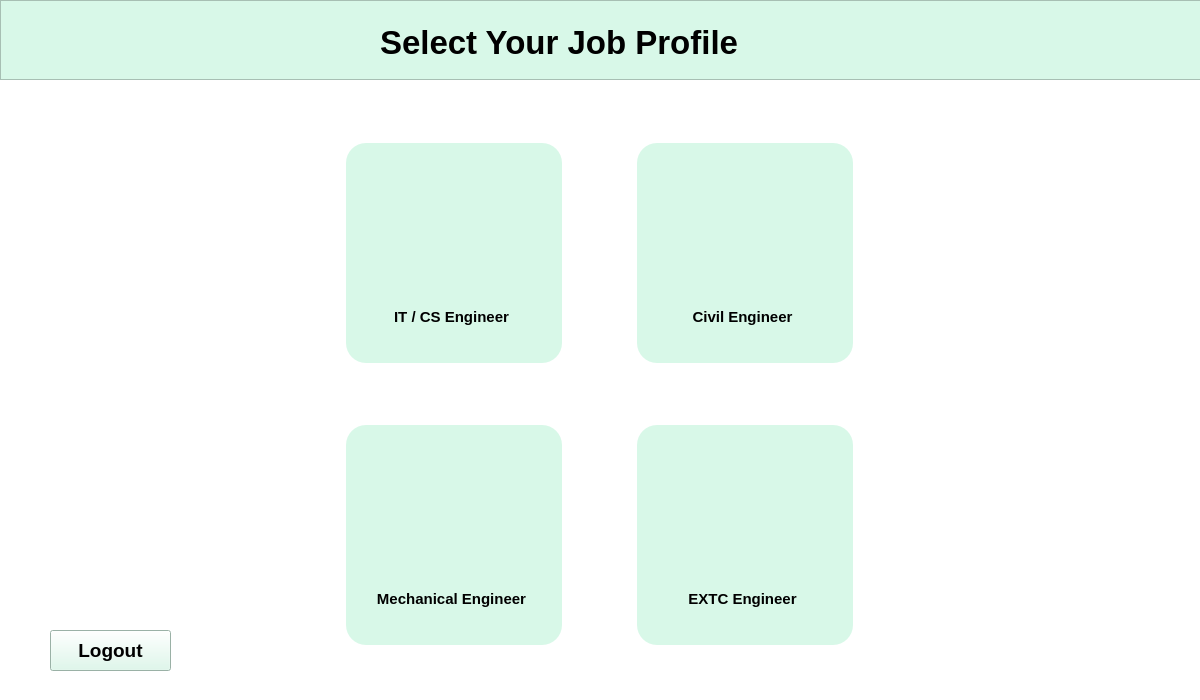
<?xml version="1.0" encoding="UTF-8"?>
<ui version="4.0">
 <class>Userdashboard</class>
 <widget class="QDialog" name="Userdashboard">
  <property name="geometry">
   <rect>
    <x>0</x>
    <y>0</y>
    <width>1200</width>
    <height>700</height>
   </rect>
  </property>
  <property name="windowTitle">
   <string>Dialog</string>
  </property>
  <property name="styleSheet">
   <string notr="true">background: #FFFFFF;</string>
  </property>
  <property name="sizeGripEnabled">
   <bool>false</bool>
  </property>
  <widget class="QFrame" name="frame">
   <property name="geometry">
    <rect>
     <x>0</x>
     <y>0</y>
     <width>1201</width>
     <height>80</height>
    </rect>
   </property>
   <property name="styleSheet">
    <string notr="true">background: #D8F8E8;</string>
   </property>
   <property name="frameShape">
    <enum>QFrame::StyledPanel</enum>
   </property>
   <property name="frameShadow">
    <enum>QFrame::Raised</enum>
   </property>
   <widget class="QLabel" name="lbl_jp">
    <property name="geometry">
     <rect>
      <x>380</x>
      <y>17</y>
      <width>491</width>
      <height>51</height>
     </rect>
    </property>
    <property name="font">
     <font>
      <pointsize>25</pointsize>
      <weight>75</weight>
      <bold>true</bold>
     </font>
    </property>
    <property name="styleSheet">
     <string notr="true">color: #00000
</string>
    </property>
    <property name="text">
     <string>Select Your Job Profile</string>
    </property>
   </widget>
  </widget>
  <widget class="QFrame" name="frm_cmp">
   <property name="geometry">
    <rect>
     <x>346</x>
     <y>143</y>
     <width>216</width>
     <height>220</height>
    </rect>
   </property>
   <property name="styleSheet">
    <string notr="true">background: #D8F8E8;
border-radius: 20px;</string>
   </property>
   <property name="frameShape">
    <enum>QFrame::StyledPanel</enum>
   </property>
   <property name="frameShadow">
    <enum>QFrame::Raised</enum>
   </property>
   <widget class="QLabel" name="img_cmp">
    <property name="geometry">
     <rect>
      <x>44</x>
      <y>30</y>
      <width>121</width>
      <height>111</height>
     </rect>
    </property>
    <property name="styleSheet">
     <string notr="true">image: url(:/all/img/cmp.png);</string>
    </property>
    <property name="text">
     <string>&lt;html&gt;&lt;head/&gt;&lt;body&gt;&lt;p&gt;&lt;br/&gt;&lt;/p&gt;&lt;/body&gt;&lt;/html&gt;</string>
    </property>
   </widget>
   <widget class="QPushButton" name="btn_cmp">
    <property name="geometry">
     <rect>
      <x>10</x>
      <y>160</y>
      <width>191</width>
      <height>28</height>
     </rect>
    </property>
    <property name="font">
     <font>
      <pointsize>11</pointsize>
      <weight>75</weight>
      <bold>true</bold>
     </font>
    </property>
    <property name="styleSheet">
     <string notr="true">color: #0000;

</string>
    </property>
    <property name="text">
     <string>IT / CS Engineer</string>
    </property>
   </widget>
  </widget>
  <widget class="QFrame" name="frm_civil">
   <property name="geometry">
    <rect>
     <x>637</x>
     <y>143</y>
     <width>216</width>
     <height>220</height>
    </rect>
   </property>
   <property name="styleSheet">
    <string notr="true">background: #D8F8E8;
border-radius: 20px;
</string>
   </property>
   <property name="frameShape">
    <enum>QFrame::StyledPanel</enum>
   </property>
   <property name="frameShadow">
    <enum>QFrame::Raised</enum>
   </property>
   <widget class="QLabel" name="img_civil">
    <property name="geometry">
     <rect>
      <x>50</x>
      <y>30</y>
      <width>121</width>
      <height>111</height>
     </rect>
    </property>
    <property name="styleSheet">
     <string notr="true">image: url(:/all/img/civil.png);</string>
    </property>
    <property name="text">
     <string>&lt;html&gt;&lt;head/&gt;&lt;body&gt;&lt;p&gt;&lt;br/&gt;&lt;/p&gt;&lt;/body&gt;&lt;/html&gt;</string>
    </property>
   </widget>
   <widget class="QPushButton" name="btn_civil">
    <property name="geometry">
     <rect>
      <x>10</x>
      <y>160</y>
      <width>191</width>
      <height>28</height>
     </rect>
    </property>
    <property name="font">
     <font>
      <pointsize>11</pointsize>
      <weight>75</weight>
      <bold>true</bold>
     </font>
    </property>
    <property name="styleSheet">
     <string notr="true">color: #00000;
</string>
    </property>
    <property name="text">
     <string>Civil Engineer</string>
    </property>
   </widget>
  </widget>
  <widget class="QFrame" name="frm_extc">
   <property name="geometry">
    <rect>
     <x>637</x>
     <y>425</y>
     <width>216</width>
     <height>220</height>
    </rect>
   </property>
   <property name="styleSheet">
    <string notr="true">background: #D8F8E8;
border-radius: 20px;
</string>
   </property>
   <property name="frameShape">
    <enum>QFrame::StyledPanel</enum>
   </property>
   <property name="frameShadow">
    <enum>QFrame::Raised</enum>
   </property>
   <widget class="QLabel" name="img_extc">
    <property name="geometry">
     <rect>
      <x>50</x>
      <y>30</y>
      <width>121</width>
      <height>111</height>
     </rect>
    </property>
    <property name="styleSheet">
     <string notr="true">image: url(:/all/img/extc.png);</string>
    </property>
    <property name="text">
     <string>&lt;html&gt;&lt;head/&gt;&lt;body&gt;&lt;p&gt;&lt;br/&gt;&lt;/p&gt;&lt;/body&gt;&lt;/html&gt;</string>
    </property>
   </widget>
   <widget class="QPushButton" name="btn_extc">
    <property name="geometry">
     <rect>
      <x>10</x>
      <y>160</y>
      <width>191</width>
      <height>28</height>
     </rect>
    </property>
    <property name="font">
     <font>
      <pointsize>11</pointsize>
      <weight>75</weight>
      <bold>true</bold>
     </font>
    </property>
    <property name="styleSheet">
     <string notr="true">color: #000000;
</string>
    </property>
    <property name="text">
     <string>EXTC Engineer</string>
    </property>
   </widget>
  </widget>
  <widget class="QFrame" name="frm_mech">
   <property name="geometry">
    <rect>
     <x>346</x>
     <y>425</y>
     <width>216</width>
     <height>220</height>
    </rect>
   </property>
   <property name="styleSheet">
    <string notr="true">background: #D8F8E8;
border-radius: 20px;</string>
   </property>
   <property name="frameShape">
    <enum>QFrame::StyledPanel</enum>
   </property>
   <property name="frameShadow">
    <enum>QFrame::Raised</enum>
   </property>
   <widget class="QLabel" name="img_mech">
    <property name="geometry">
     <rect>
      <x>50</x>
      <y>30</y>
      <width>121</width>
      <height>111</height>
     </rect>
    </property>
    <property name="styleSheet">
     <string notr="true">image: url(:/all/img/mech.png);</string>
    </property>
    <property name="text">
     <string>&lt;html&gt;&lt;head/&gt;&lt;body&gt;&lt;p&gt;&lt;br/&gt;&lt;/p&gt;&lt;/body&gt;&lt;/html&gt;</string>
    </property>
   </widget>
   <widget class="QPushButton" name="btn_mech">
    <property name="geometry">
     <rect>
      <x>10</x>
      <y>160</y>
      <width>191</width>
      <height>28</height>
     </rect>
    </property>
    <property name="font">
     <font>
      <pointsize>11</pointsize>
      <weight>75</weight>
      <bold>true</bold>
     </font>
    </property>
    <property name="styleSheet">
     <string notr="true">color: #0000;
</string>
    </property>
    <property name="text">
     <string>Mechanical Engineer</string>
    </property>
   </widget>
  </widget>
  <widget class="QPushButton" name="btn_logout">
   <property name="geometry">
    <rect>
     <x>50</x>
     <y>630</y>
     <width>121</width>
     <height>41</height>
    </rect>
   </property>
   <property name="font">
    <font>
     <pointsize>14</pointsize>
     <weight>75</weight>
     <bold>true</bold>
    </font>
   </property>
   <property name="styleSheet">
    <string notr="true">background-color:#D8F8E8;</string>
   </property>
   <property name="text">
    <string>Logout</string>
   </property>
  </widget>
 </widget>
 <resources>
  <include location="qrc/userdash.qrc"/>
 </resources>
 <connections/>
</ui>
